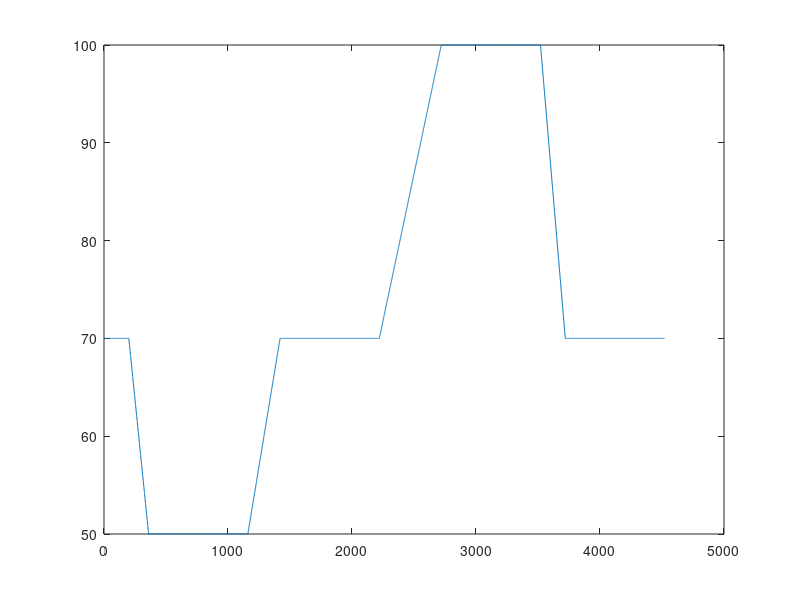

This figure's MATLAB source:
clc;
clear;
close all;

Tstep          = 0.05;
total_time     = 10+8+40+13+40+25+40+10+40;
time           = 1:Tstep:total_time;

vel = zeros(total_time/Tstep,1);

cruise_time_i = 1;
change_time_i = 1;
for i = 1:total_time/Tstep
   if i*Tstep <= 10
       vel(i) = 70;
   elseif i*Tstep <= 10+8
       vel(i) = 70 - 20/8*(i*Tstep-10);
   elseif i*Tstep <= 10+8+40
       vel(i) = 50;
   elseif i*Tstep <= 10+8+40+13
       vel(i) = 50 + 20/13*(i*Tstep-(10+8+40));
   elseif i*Tstep <= 10+8+40+13+40
       vel(i) = 70;
   elseif i*Tstep <= 10+8+40+13+40+25
       vel(i) = 70 + 30/25*(i*Tstep-(10+8+40+13+40));
   elseif i*Tstep <= 10+8+40+13+40+25+40
       vel(i) = 100; 
   elseif i*Tstep <= 10+8+40+13+40+25+40+10
       vel(i) = 100 - 30/10*(i*Tstep-(10+8+40+13+40+25+40));
   elseif i*Tstep <= 10+8+40+13+40+25+40+10+40
       vel(i) = 70;
   end
end
plot(vel);
save('..\_data\nedc.mat','time','vel');